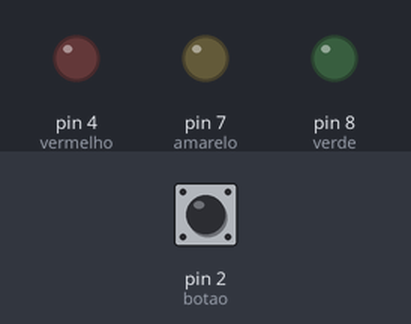
Recording of a sketch running on a simulated Arduino Uno, built with avr-gcc and run on an emulated ATmega328P. Shown: output pins drawn as LEDs (lit = HIGH). Inputs (shaded band) come from the test bench; at power-on: pin 2 (botao) LOW.

Above: at 1.2 s.
1.3 s: pin 2 (botao) pulled HIGH for 0.15 s
At 3.5 s:
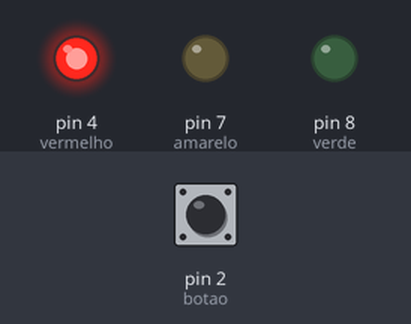
3.8 s: pin 2 (botao) pulled HIGH for 1 s
At 4.8 s:
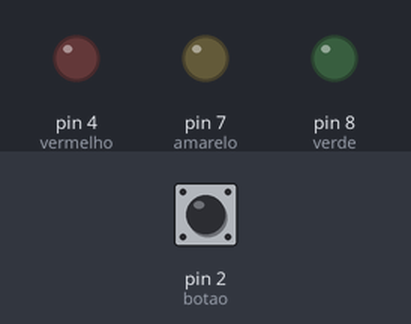
6.3 s: pin 2 (botao) pulled HIGH for 3.2 s
At 19.4 s:
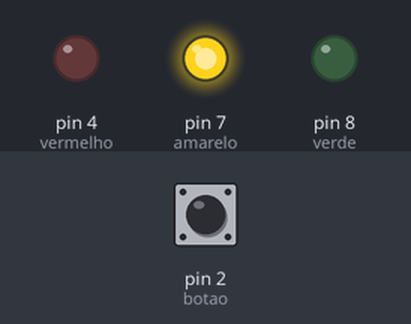
Timing chart, 0 to 35.8 s (numbered marks = the images above; inputs shaded):
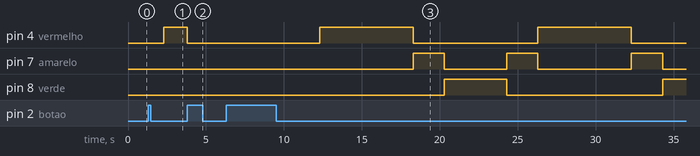

Measured:
- after the input at 1.3 s, pin 4 (vermelho): LOW → HIGH after 1.0 s
- after the input at 3.8 s, pin 4 (vermelho): HIGH → LOW at once
- after the input at 6.3 s, pin 4 (vermelho): alternates HIGH for 6.0 s and LOW for 8.0 s, starting after 6.0 s; pin 7 (amarelo): goes HIGH 2.0 s, LOW 4.0 s, HIGH 2.0 s, LOW 6.0 s, HIGH 2.0 s, then LOW, starting after 12.0 s; pin 8 (verde): LOW → HIGH after 14.0 s, → LOW 4.0 s later, → HIGH 10.0 s later

The sketch:

semaforo_paia.ino
```cpp
#define vermelho 4
#define amarelo 7
#define verde 8
#define botao 2

bool semaforoAtivo = false;
bool botaoPressionado = false;

unsigned long tempoAnterior = 0;
int estadoSemaforo = 0;
unsigned long intervaloAtual = 1000;

void setup() {
  pinMode(vermelho, OUTPUT);
  pinMode(amarelo, OUTPUT);
  pinMode(verde, OUTPUT);
  pinMode(botao, INPUT);

  Serial.begin(9600);
}

void loop() {
  // Alterna o estado do semáforo ao pressionar o botão
  if (digitalRead(botao) && !botaoPressionado) {
    botaoPressionado = true;
    semaforoAtivo = !semaforoAtivo;
    estadoSemaforo = 0;
    tempoAnterior = millis();
  }

  if (!digitalRead(botao)) {
    botaoPressionado = false;
  }

  // Controle do semáforo
  if (semaforoAtivo) {
    unsigned long tempoAtual = millis();

    if (tempoAtual - tempoAnterior >= intervaloAtual) {
      tempoAnterior = tempoAtual;

      switch (estadoSemaforo) {
        case 0:
          // Estado 0: Vermelho aceso
          digitalWrite(vermelho, HIGH);
          digitalWrite(amarelo, LOW);
          digitalWrite(verde, LOW);
          intervaloAtual = 6000; // 6 segundos
          estadoSemaforo = 1;
          break;

        case 1:
          // Estado 1: Amarelo aceso
          digitalWrite(vermelho, LOW);
          digitalWrite(amarelo, HIGH);
          digitalWrite(verde, LOW);
          intervaloAtual = 2000; // 2 segundos
          estadoSemaforo = 2;
          break;

        case 2:
          // Estado 2: Verde aceso
          digitalWrite(vermelho, LOW);
          digitalWrite(amarelo, LOW);
          digitalWrite(verde, HIGH);
          intervaloAtual = 2000; // 2 segundos
          estadoSemaforo = 3;
          break;

        case 3:
          // Estado 3: Verde aceso (tempo adicional)
          digitalWrite(vermelho, LOW);
          digitalWrite(amarelo, LOW);
          digitalWrite(verde, HIGH);
          intervaloAtual = 2000; // 2 segundos adicionais
          estadoSemaforo = 4;
          break;

        case 4:
          // Estado 4: Amarelo aceso (antes de voltar para o vermelho)
          digitalWrite(vermelho, LOW);
          digitalWrite(amarelo, HIGH);
          digitalWrite(verde, LOW);
          intervaloAtual = 2000; // 2 segundos
          estadoSemaforo = 0; // Volta para o vermelho
          break;
      }
    }
  } else {
    // Semáforo inativo - apaga todas as luzes
    digitalWrite(vermelho, LOW);
    digitalWrite(amarelo, LOW);
    digitalWrite(verde, LOW);
  }
}
```
